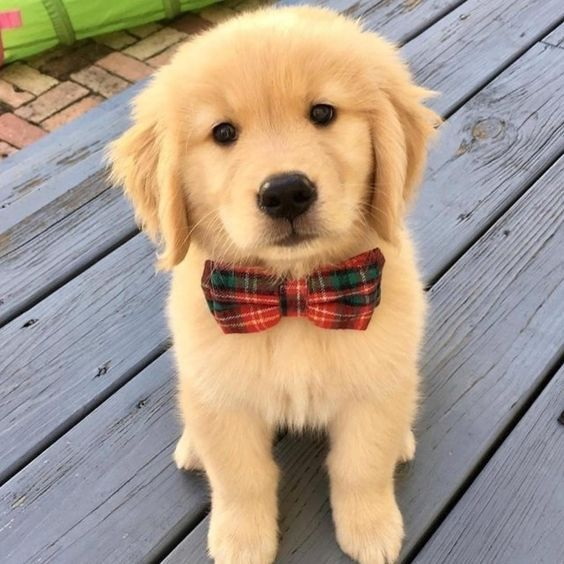
#> input picture 7. Advanced AI Agents/7.  AI Modalities for Video/fluffy.jpeg, 564 x 564 px
$ jupyter execute open_cv_demo.ipynb
#> lines starting #> are read from the running program, lines starting #| are printed output that depends on the picture
<a href="https://colab.research.google.com/github/gautamkr1876/AIML_ClassNotes/blob/main/7.%20Advanced%20AI%20Agents/7.%20%20AI%20Modalities%20for%20Video/open_cv_demo.ipynb" target="_blank">

</a>

[cell 1]
import cv2
import numpy as np
import matplotlib.pyplot as plt
from pathlib import Path

print('OpenCV version:', cv2.__version__)

https://www.csfieldguide.org.nz/en/interactives/pixel-viewer/

R G B

BGR

[cell 2]
# Helpers: OpenCV loads images as BGR, but matplotlib expects RGB.
def show(img, title='', cmap=None, figsize=(6, 6)):
    plt.figure(figsize=figsize)
    if img.ndim == 2:
        plt.imshow(img, cmap=cmap or 'gray')
    else:
        plt.imshow(cv2.cvtColor(img, cv2.COLOR_BGR2RGB))
    plt.title(title)
    plt.axis('off')
    plt.show()

def show_grid(images, titles=None, cols=3, figsize=(12, 8)):
    n = len(images)
    rows = (n + cols - 1) // cols
    plt.figure(figsize=figsize)
    for i, img in enumerate(images):
        plt.subplot(rows, cols, i + 1)
        if img.ndim == 2:
            plt.imshow(img, cmap='gray')
        else:
            plt.imshow(cv2.cvtColor(img, cv2.COLOR_BGR2RGB))
        if titles is not None:
            plt.title(titles[i])
        plt.axis('off')
    plt.tight_layout()
    plt.show()

[cell 3]
# Path to fluffy.jpeg (notebook lives in April 2026/, image lives in ref/)
IMG_PATH = Path('fluffy.jpeg').resolve()
assert IMG_PATH.exists(), f'Could not find {IMG_PATH}'

# Read in color (BGR) and grayscale
img      = cv2.imread(str(IMG_PATH))                          # shape (H, W, 3), BGR
#> img is the input picture: shape (564, 564, 3); mean B, G, R 137.6, 153.9, 170.3
img_gray = cv2.imread(str(IMG_PATH), cv2.IMREAD_GRAYSCALE)    # shape (H, W)
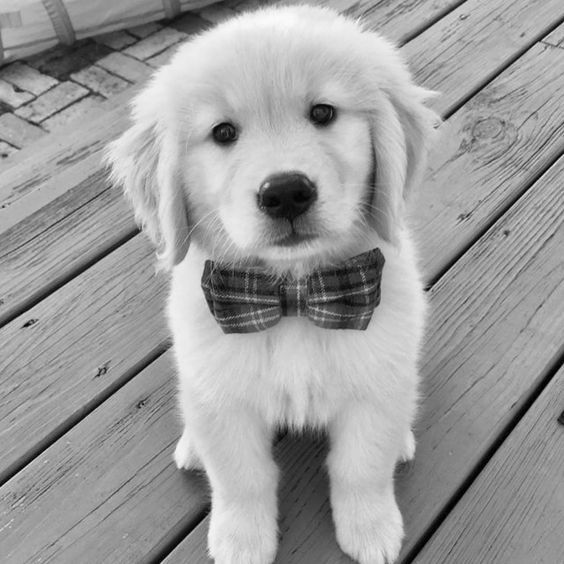
#> img_gray: shape (564, 564); min 0, max 251, mean 157

print('color shape:', img.shape,      'dtype:', img.dtype)
#| color shape: (564, 564, 3) dtype: uint8
print('gray  shape:', img_gray.shape, 'dtype:', img_gray.dtype)
#| gray  shape: (564, 564) dtype: uint8


# Downscale once for the rest of the demo — keeps figures snappy
MAX_W = 480
scale = MAX_W / img.shape[1] if img.shape[1] > MAX_W else 1.0
#> scale = 0.851
img      = cv2.resize(img,      None, fx=scale, fy=scale, interpolation=cv2.INTER_AREA)
#> img: shape (480, 480, 3)
img_gray = cv2.resize(img_gray, None, fx=scale, fy=scale, interpolation=cv2.INTER_AREA)
#> img_gray: shape (480, 480)
print('working shape:', img.shape)
#| working shape: (480, 480, 3)

# Save out a copy to demo imwrite
cv2.imwrite('fluffy_copy.png', img)

show_grid([img, img_gray], titles=['Color (BGR)', 'Grayscale'], cols=2, figsize=(10, 5))
#> in show_grid, `n = len(images)`: n = 2
#> in show_grid, `rows = (n + cols - 1) // cols`: rows = 1
#> the loop in show_grid, `for i, img in enumerate(images):` made 2 passes

[cell 4]
rgb  = cv2.cvtColor(img, cv2.COLOR_BGR2RGB)
gray = cv2.cvtColor(img, cv2.COLOR_BGR2GRAY)


show_grid([img, gray],
          titles=['BGR (original)', 'Grayscale'],
          cols=2, figsize=(10, 8))
#> call 2 of show_grid, with cols = 2, figsize = (10, 8)
#> the loop in show_grid (call 2), `for i, img in enumerate(images):` made 2 passes
#> in show_grid (call 2), `plt.show()`:
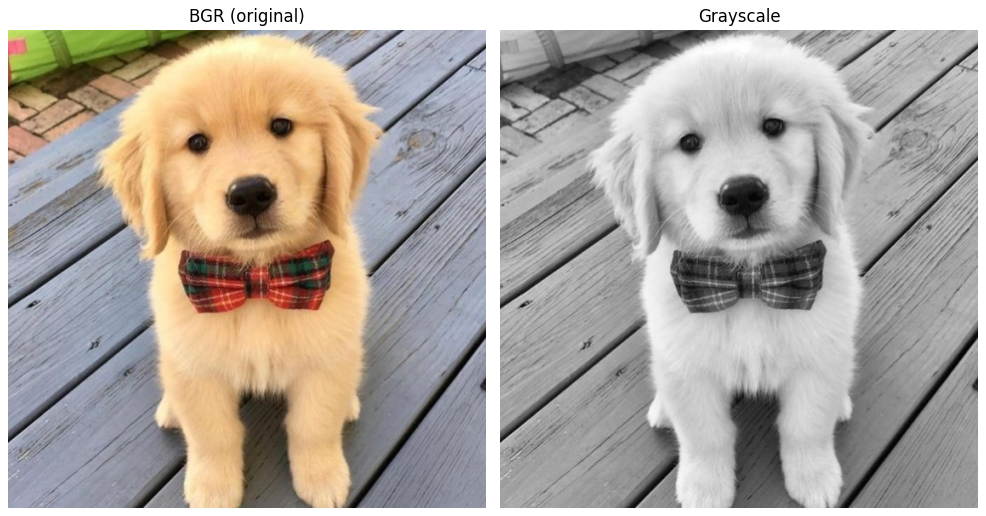
#> figure drawn by matplotlib, 2 panels

[cell 5]
cv2.imwrite('fluffy_copy_gray.png', gray)
#> Out = True

[cell 6]
# Resize: cv2.resize(src, (new_w, new_h), interpolation=...)
# Common interpolations: INTER_NEAREST, INTER_LINEAR (default), INTER_CUBIC, INTER_AREA (best for shrinking)
resized_down = cv2.resize(img, (200, 150), interpolation=cv2.INTER_AREA)
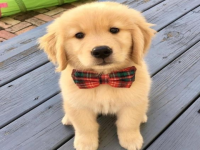
#> resized_down: shape (150, 200, 3); mean B, G, R 137.6, 153.9, 170.3
resized_up   = cv2.resize(img, None, fx=1.5, fy=1.5, interpolation=cv2.INTER_CUBIC)

# Crop with NumPy slicing — img[y1:y2, x1:x2]. Roughly the puppy's face.
h, w = img.shape[:2]
#> h = 480; w = 480
face_crop = img[int(h*0.10):int(h*0.55), int(w*0.25):int(w*0.75)]
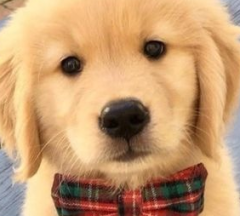
#> face_crop: shape (216, 240, 3); mean B, G, R 112.6, 155.9, 198.9

# Flip: 0=vertical, 1=horizontal, -1=both
flipped_h = cv2.flip(img, 1)
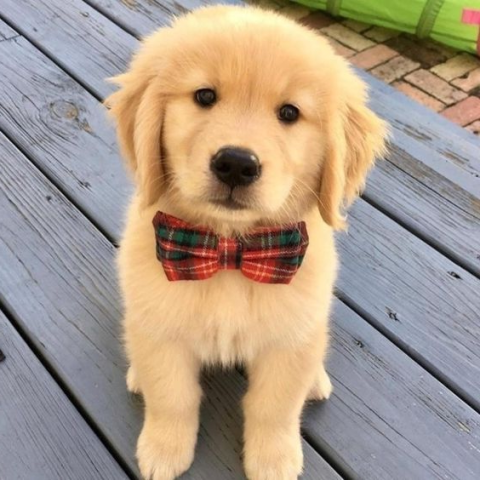
#> flipped_h: shape (480, 480, 3); mean B, G, R 137.6, 153.9, 170.3
flipped_v = cv2.flip(img, 0)
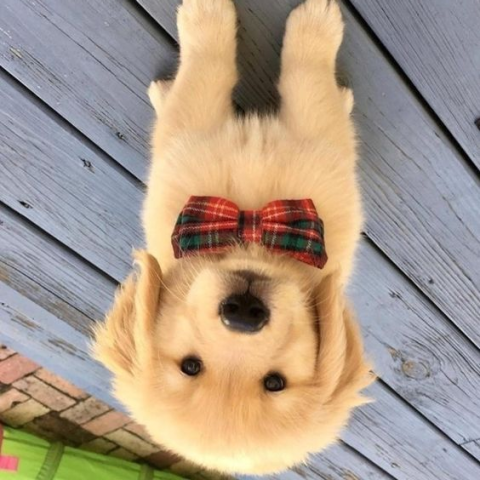
#> flipped_v: shape (480, 480, 3); mean B, G, R 137.6, 153.9, 170.3

show_grid([img, resized_down, face_crop, flipped_h, flipped_v],
          titles=['Original', 'Resize down', 'Crop (face)', 'Flip horizontal', 'Flip vertical'],
          cols=3, figsize=(13, 7))
#> call 3 of show_grid, with cols = 3, figsize = (13, 7)
#> in show_grid (call 3), `n = len(images)`: n = 5
#> in show_grid (call 3), `rows = (n + cols - 1) // cols`: rows = 2
#> the loop in show_grid (call 3), `for i, img in enumerate(images):` made 5 passes
#> in show_grid (call 3), `plt.show()`:
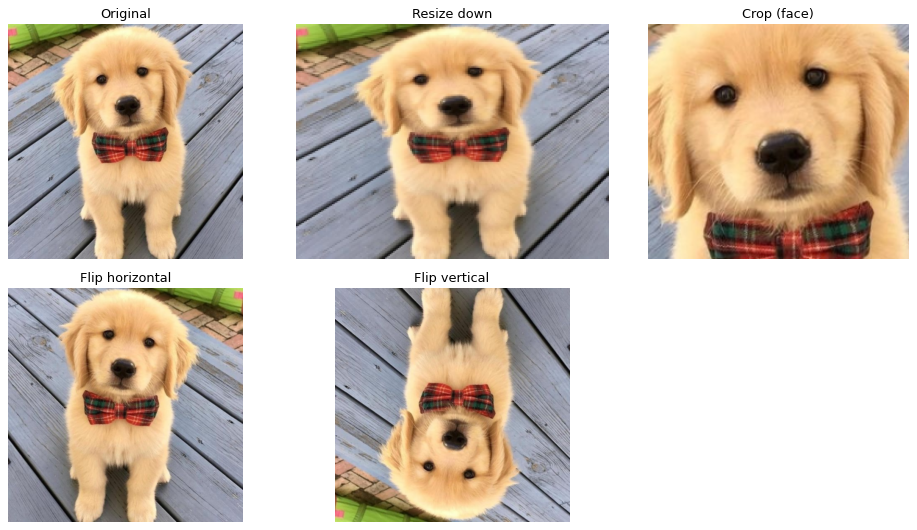
#> figure drawn by matplotlib, 5 panels

[cell 7]
# Rotation by an arbitrary angle via affine matrix
(h, w) = img.shape[:2]
center = (w // 2, h // 2)
#> center = (240, 240)
M = cv2.getRotationMatrix2D(center, angle=30, scale=1.0)
#> M = [[0.866, 0.5, -87.85], [-0.5, 0.866, 152.2]]
rotated = cv2.warpAffine(img, M, (w, h), borderValue=(255, 255, 255))
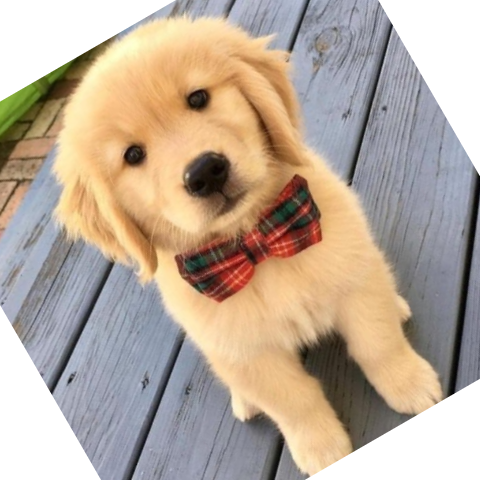
#> rotated: shape (480, 480, 3); mean B, G, R 154.5, 170.4, 186.9

# Quick 90-degree rotation
rot90 = cv2.rotate(img, cv2.ROTATE_90_CLOCKWISE)
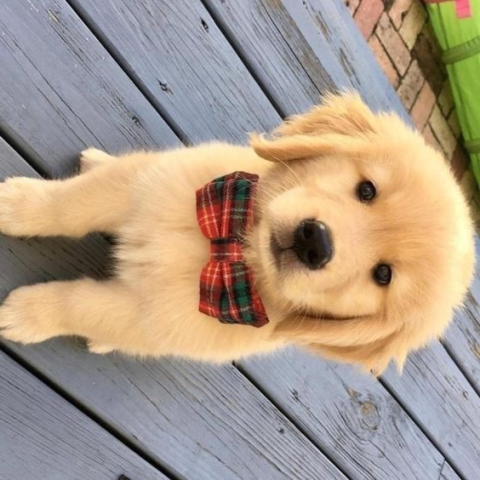
#> rot90: shape (480, 480, 3); mean B, G, R 137.6, 153.9, 170.3

show_grid([img, rotated, rot90],
          titles=['Original', 'Rotated 30°', 'Rotated 90° (cv2.rotate)'],
          cols=3, figsize=(13, 5))
#> call 4 of show_grid, with cols = 3, figsize = (13, 5)
#> in show_grid (call 4), `n = len(images)`: n = 3
#> in show_grid (call 4), `rows = (n + cols - 1) // cols`: rows = 1
#> the loop in show_grid (call 4), `for i, img in enumerate(images):` made 3 passes
#> in show_grid (call 4), `plt.show()`:
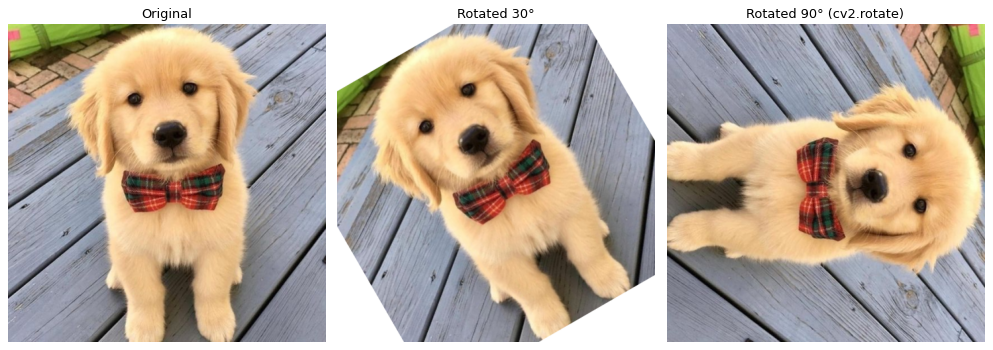
#> figure drawn by matplotlib, 3 panels
